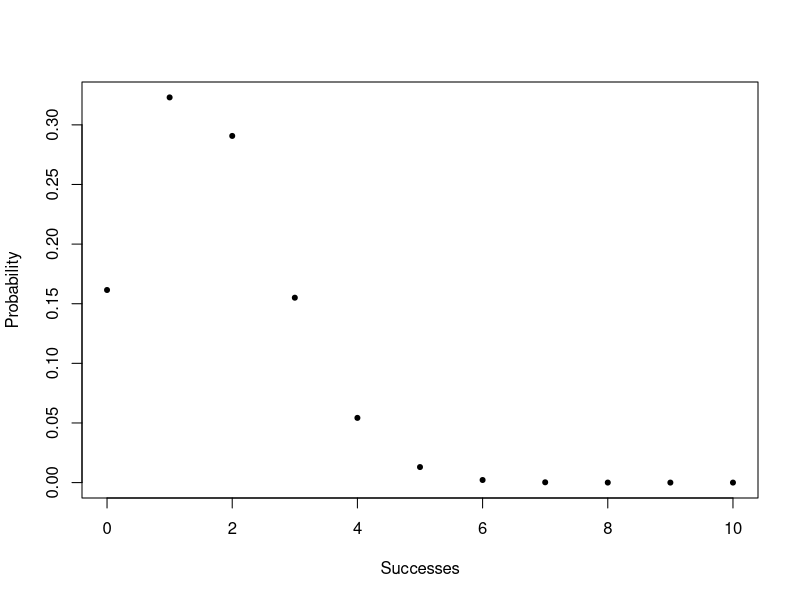

Write R code to recreate this figure.
# Exercise 1
x <-c(-1,2,3,0,2,-1,1,1,4)
x[4]
x[c(2:5)]
x[1 <= x & x <= 3]
x[x < 1 | x > 3]
x[0] = -7
y <-seq(from = 1/101, to = 100/101, by = 1/101)
z <-c(0:100)
sum(y^2)
sum(c(1,12)^3)-sum(c(9,10)^3)
a <-c(1:5)
b <-c(0,6,0,4,6)
a>3
a>=3
a>b
max(a,b)
pmax(a,b)
sum(a[a>b])
exp((log(2, base = exp(1)))^2)
c(1,1,1,1,1,1) + c(2,3)
c(1,1,1,1,1) + c(2,3)

# Exercise 2
sum(dbinom(25:100, 100, 1/6)) # using dbinom
1 - pbinom(24, 100, 1/6) # using pbinom

# Exercise 3
rbinom(10, 1, 0.6)
plot(c(0:10), dbinom(0:10, size = 10, prob = 1/6), pch = 20,
     xlab = "Successes", ylab = "Probability")
